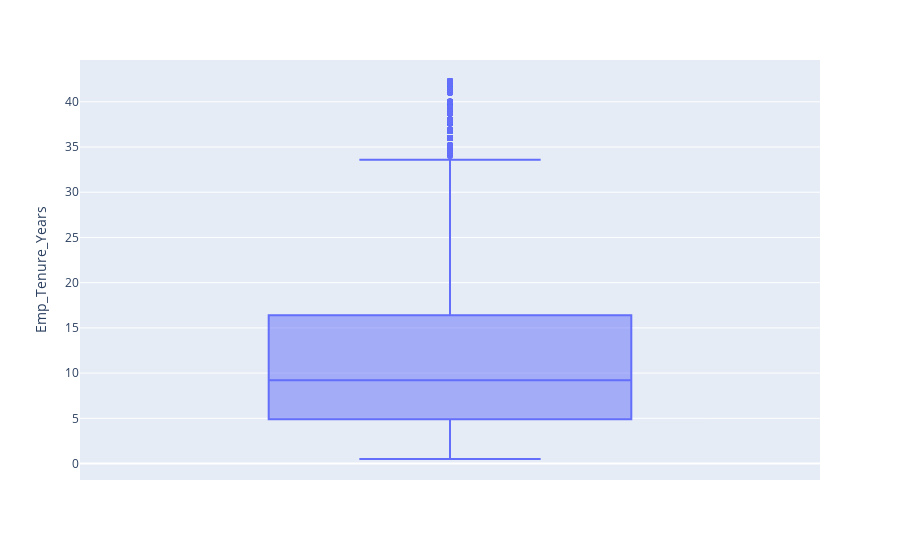

Source (notebook cell):
### Markdown cell above
- Remove Outliers using Z-Score

### Code cell
# Calculate the z-scores for the Emp_Tenure_Years column
z_scores = np.abs(zscore(data['Emp_Tenure_Years']))

# Remove rows with at least one z-score greater than 3
data = data[z_scores < 3]

fig = px.box(data, y='Emp_Tenure_Years')
fig.show()

data['Emp_Tenure_Years'].describe()

### Figure 1 — Plotly figure (JSON) as saved in the notebook; plotly's stock layout.template omitted (floating-point values rounded to 4 significant figures; data arrays with more than 128 entries replaced by an {"elided": "..."} marker saying what was removed)
{"data": [{"alignmentgroup": "True", "hovertemplate": "Emp_Tenure_Years=%{y}<extra></extra>", "legendgroup": "", "marker": {"color": "#636efa"}, "name": "", "notched": false, "offsetgroup": "", "orientation": "v", "showlegend": false, "type": "box", "x0": " ", "xaxis": "x", "y": {"elided": "19075 float values"}, "y0": " ", "yaxis": "y"}], "layout": {"boxmode": "group", "legend": {"tracegroupgap": 0}, "margin": {"t": 60}, "xaxis": {"anchor": "y", "domain": [0, 1]}, "yaxis": {"anchor": "x", "domain": [0, 1], "title": {"text": "Emp_Tenure_Years"}}}}
